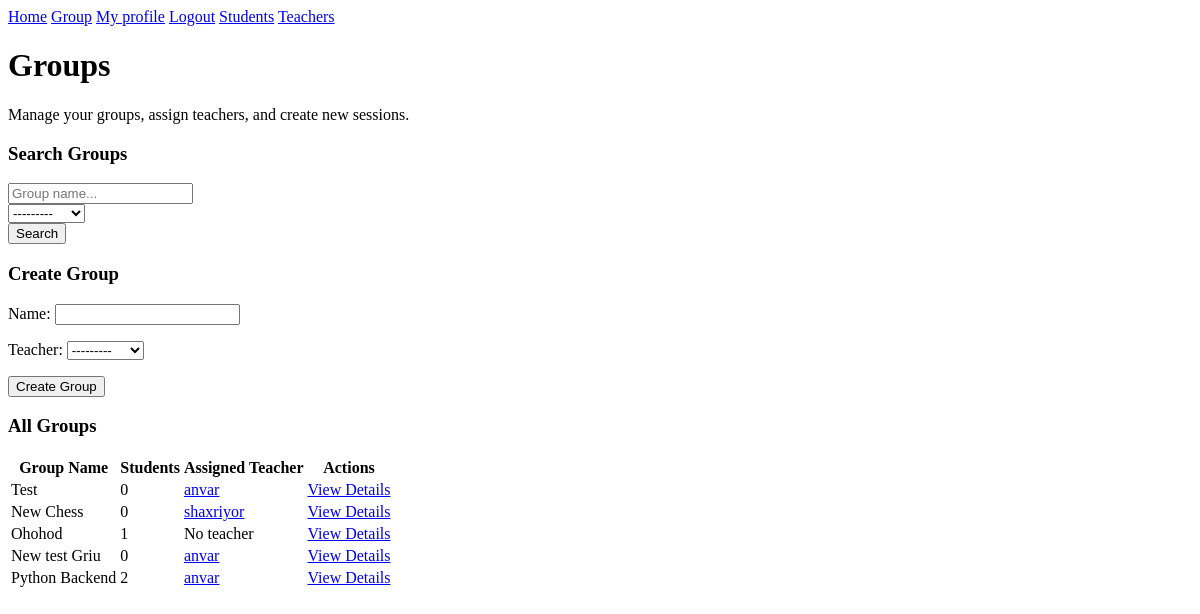
Page /manager/groups (signed in) on the earlier database version.
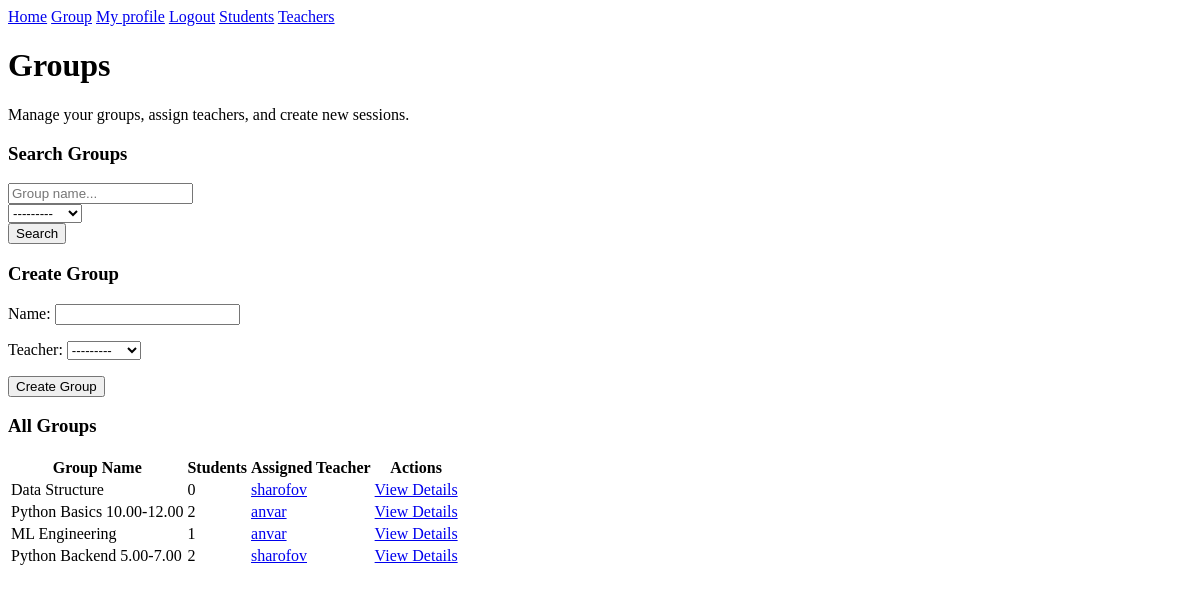
Same page on the later database version.
### manager/models.py (models this page shows, shortened)
class Group(models.Model):
    name = models.CharField(max_length=100)
    manager = models.ForeignKey(CustomUser, on_delete=models.SET_NULL, null=True, limit_choices_to={'role': 'MANAGER'})
    teacher = models.ForeignKey(CustomUser, on_delete=models.SET_NULL, null=True, limit_choices_to={'role': 'TEACHER'}, related_name='group_teacher')
    students = models.ManyToManyField(CustomUser,  limit_choices_to={'role': 'STUDENT'}, related_name='enrolled_groups')

### home/models.py (models this page shows)
class CustomUser(AbstractUser):
    ROLE_CHOICES = (
        ('MANAGER', 'Manager'),
        ('TEACHER', 'Teacher'),
        ('STUDENT', 'Student'),
    )
    role = models.CharField(max_length=10, choices=ROLE_CHOICES, default='STUDENT')
    phone_num = models.CharField(max_length=12, blank=True, null=True)
    profile_img = models.ImageField(upload_to='avtrs/', default='default_user.jpg', blank=True)

### manager/views.py (the view, shortened to what this page needs)
# urls.py: path('groups', CreateGroupView.as_view(), name='mg-group-list'),
class CreateGroupView(LoginRequiredMixin, View):
    def get(self, request):
        access_check = is_manager(request)
        if access_check:
            return access_check
        groups = Group.objects.all().order_by('-id')
        search_query = request.GET.get('group-name', '')
        teacher = request.GET.get('teacher')
        if search_query:
            groups = groups.filter(name__icontains=search_query)
        if teacher:
            groups = groups.filter(teacher=teacher)
        form = GroupForm()
        return render(request, 'manager/group-list.html', {'groups': groups, 'form': form})

### manager/forms.py
class GroupForm(forms.ModelForm):
    class Meta:
        model = Group
        fields = ['name', 'teacher']

### manager/views.py (called while the page is built)
def is_manager(request):
    if request.user.role != 'MANAGER':
        return redirect('no-access')
    return None

### templates/manager/group-list.html (shortened to what this page needs)
{% extends 'mg-base.html' %}
{% block content %}
<div class="mb-8">
    <h1 class="text-2xl font-bold text-white mb-2">Groups</h1>
    <p class="text-slate-400">Manage your groups, assign teachers, and create new sessions.</p>
</div>
<div class="grid grid-cols-1 lg:grid-cols-4 gap-6">
    <div class="lg:col-span-1 space-y-6">
        <div class="bg-slate-800 border border-slate-700 rounded-xl p-6">
            <h3 class="font-bold text-white mb-4">Search Groups</h3>
            <form method="GET" class="space-y-3">
                <input type="text" name="group-name" placeholder="Group name..." class="w-full bg-slate-900 border border-slate-700 rounded p-2 text-sm text-slate-200 focus:ring-2 focus:ring-blue-500 outline-none">
                <div class="text-slate-200 text-sm [&>select]:w-full [&>select]:bg-slate-900 [&>select]:border [&>select]:border-slate-700 [&>select]:rounded [&>select]:p-2 [&>select]:text-sm">
                    {{ form.teacher }}
                </div>
                <button type="submit" name="action" value="search" class="w-full bg-slate-700 hover:bg-slate-600 text-white py-2 rounded text-sm font-semibold transition">Search</button>
            </form>
        </div>
        <div class="bg-slate-800 border border-slate-700 rounded-xl p-6">
            <h3 class="font-bold text-white mb-4">Create Group</h3>
            <form method="POST" class="space-y-3">
                <div class="text-slate-200 text-sm space-y-2 [&>p>label]:block [&>p>label]:text-xs [&>p>label]:text-slate-400 [&>p>label]:mb-1 [&>p>input]:w-full [&>p>input]:bg-slate-900 [&>p>input]:border [&>p>input]:border-slate-700 [&>p>input]:rounded [&>p>input]:p-2 [&>p>select]:w-full [&>p>select]:bg-slate-900 [&>p>select]:border [&>p>select]:border-slate-700 [&>p>select]:rounded [&>p>select]:p-2">
                    {{ form.as_p }}
                </div>
                <button type="submit" name="action" value="create" class="w-full bg-emerald-600 hover:bg-emerald-500 text-white py-2 rounded text-sm font-semibold transition">Create Group</button>
            </form>
        </div>
    </div>
    <div class="lg:col-span-3 bg-slate-800 border border-slate-700 rounded-xl overflow-hidden">
        <div class="px-6 py-4 border-b border-slate-700">
            <h3 class="font-bold text-white">All Groups</h3>
        </div>
        <table class="w-full text-left text-sm text-slate-300">
            <thead class="bg-slate-900 text-slate-400 uppercase text-xs font-semibold">
                <tr>
                    <th class="px-6 py-4">Group Name</th>
                    <th class="px-6 py-4">Students</th>
                    <th class="px-6 py-4">Assigned Teacher</th>
                    <th class="px-6 py-4 text-right">Actions</th>
                </tr>
            </thead>
            <tbody class="divide-y divide-slate-700">
                {% for group in groups %}
                <tr class="hover:bg-slate-750 transition-colors">
                    <td class="px-6 py-4 font-medium text-white">{{ group.name }}</td>
                    <td class="px-6 py-4">{{ group.students.count }}</td>
                    <td class="px-6 py-4">
                        {% if group.teacher %}
                            <a href="{% url 'mg-teacher-profile' group.teacher.username %}" class="text-blue-400 hover:text-blue-300">{{ group.teacher }}</a>
                        {% else %}
                            <span class="text-slate-500 italic">No teacher</span>
                        {% endif %}
                    </td>
                    <td class="px-6 py-4 text-right">
                        <a href="{% url 'mg-group-detail' group.pk %}" class="text-indigo-400 hover:text-indigo-300">View Details</a>
                    </td>
                </tr>
                {% empty %}
                <tr>
                    <td colspan="4" class="py-10 text-center text-slate-500">No groups found.</td>
                </tr>
                {% endfor %}
            </tbody>
        </table>
    </div>
</div>
{% endblock %}

Differences in the rows shown:
removed Group: name "Test", students.count "0", teacher "anvar"
removed Group: name "New Chess", students.count "0", teacher "shaxriyor"
removed Group: name "Ohohod", students.count "1", shows "No teacher"
removed Group: name "New test Griu", students.count "0", teacher "anvar"
removed Group: name "Python Backend", students.count "2", teacher "anvar"
added Group: name "Data Structure", students.count "0", teacher "sharofov"
added Group: name "Python Basics 10.00-12.00", students.count "2", teacher "anvar"
added Group: name "ML Engineering", students.count "1", teacher "anvar"
added Group: name "Python Backend 5.00-7.00", students.count "2", teacher "sharofov"
